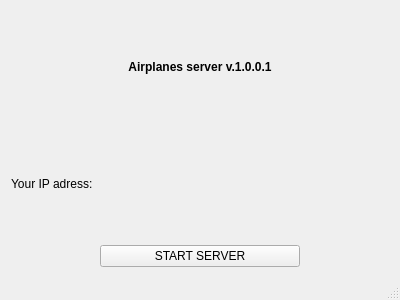
<?xml version="1.0" encoding="UTF-8"?>
<ui version="4.0">
 <class>MainWindow</class>
 <widget class="QMainWindow" name="MainWindow">
  <property name="geometry">
   <rect>
    <x>0</x>
    <y>0</y>
    <width>400</width>
    <height>300</height>
   </rect>
  </property>
  <property name="windowTitle">
   <string>Warships and Airplanes Server</string>
  </property>
  <property name="windowIcon">
   <iconset resource="res.qrc">
    <normaloff>:/images/plane.png</normaloff>:/images/plane.png</iconset>
  </property>
  <property name="styleSheet">
   <string notr="true"/>
  </property>
  <widget class="QWidget" name="centralWidget">
   <layout class="QVBoxLayout" name="verticalLayout">
    <item>
     <widget class="QLabel" name="label_3">
      <property name="font">
       <font>
        <weight>75</weight>
        <bold>true</bold>
       </font>
      </property>
      <property name="text">
       <string>Airplanes server v.1.0.0.1</string>
      </property>
      <property name="alignment">
       <set>Qt::AlignCenter</set>
      </property>
     </widget>
    </item>
    <item>
     <layout class="QHBoxLayout" name="horizontalLayout">
      <item>
       <widget class="QLabel" name="label">
        <property name="text">
         <string>Your IP adress:</string>
        </property>
       </widget>
      </item>
      <item>
       <widget class="QLabel" name="label_IP">
        <property name="font">
         <font>
          <weight>75</weight>
          <bold>true</bold>
          <underline>true</underline>
         </font>
        </property>
        <property name="text">
         <string/>
        </property>
        <property name="alignment">
         <set>Qt::AlignRight|Qt::AlignTrailing|Qt::AlignVCenter</set>
        </property>
       </widget>
      </item>
     </layout>
    </item>
    <item>
     <layout class="QHBoxLayout" name="horizontalLayout_2">
      <item>
       <widget class="QPushButton" name="pushButton">
        <property name="maximumSize">
         <size>
          <width>200</width>
          <height>16777215</height>
         </size>
        </property>
        <property name="text">
         <string>START SERVER</string>
        </property>
       </widget>
      </item>
     </layout>
    </item>
   </layout>
  </widget>
  <widget class="QStatusBar" name="statusBar"/>
 </widget>
 <layoutdefault spacing="6" margin="11"/>
 <resources>
  <include location="res.qrc"/>
 </resources>
 <connections/>
</ui>
